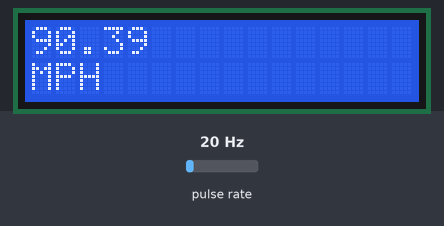
This sketch was run on a simulated Arduino Nano, built with avr-gcc and run on an emulated ATmega328P. Parts: 16×2 character LCD. Wiring (inferred from the names in the program): pulse sensor: data pin 2. The inputs (shaded band) are chosen by the test bench; at power-on: pulse rate 20 Hz. What the sketch prints to the serial monitor is not drawn.

Above: at 1.2 s.
1.3 s: pulse rate (sensor on pin 2) set to 196 Hz
At 2.9 s:
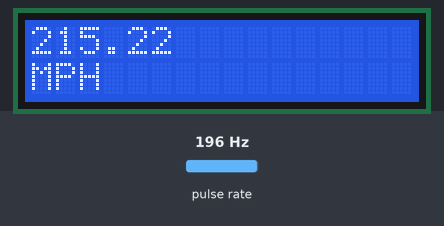
4.3 s: pulse rate (sensor on pin 2) set to 18 Hz
At 5.5 s:
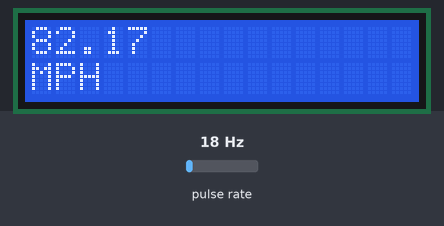
5.8 s: pulse rate (sensor on pin 2) set to 4 Hz
At 7.6 s:
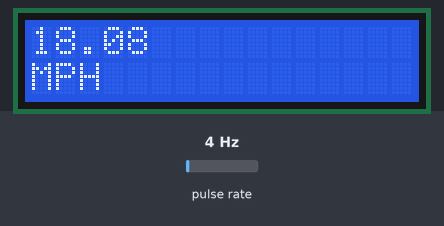
Timing chart, 0 to 9.1 s (numbered marks = the images above; inputs shaded):
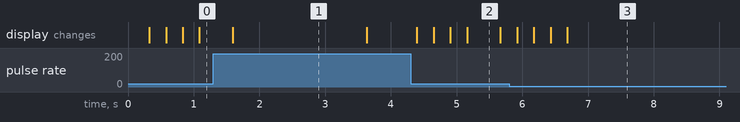

Measured:
- what the display in image 1 shows lasts 2.0 s, from 1.6 s to 3.6 s
- what the display in image 2 shows lasts 0.5 s, from 5.2 s to 5.7 s

The sketch:

spedometer.ino
```cpp
#include <LiquidCrystal.h>
LiquidCrystal lcd(7, 8, 9, 10, 11, 12);  // initialize the LCD pins, use the pins on NANO to what the LCD guide said (pic in file folder)

volatile unsigned long lastturn;
volatile float SPEED;
volatile float DIST;
float w_length = 2.02; // give in meters (UPDATE THIS VALUE)
int epsilon = .1;
float last_speed = 0.0;
char mph[] = "MPH";
char nospd[] = "Not moving...yet!";

void setup() {
  attachInterrupt(0, sens, RISING);  // hall sensor interrupt
  pinMode(3, OUTPUT);                // D3 as power source (DOUBLE CHECK THIS IS CORRECT)
  digitalWrite(3, HIGH);             // writes the pin 3 to 5V
  pinMode(2, INPUT);                  // pin 2 is the hall sensor
  lcd.begin(16, 2);                 // LCD Columns and rows
  lcd.print("Welcome Back,");       // startup message
  lcd.setCursor(0, 1);
  lcd.print("RedBull Futurist");
  Serial.begin(9600); // send and receive at 9600 baud
}

void sens() {
  if (millis() - lastturn > 20) {    // simple noise cut filter (based on fact that you will not be ride your bike more than 120 km/h =)
    SPEED = w_length / ((float)(millis() - lastturn) / 1000) * 3.6 / 1.609;   // calculate speed, converts to mph
    lastturn = millis();                                              // remember time of last revolution

}
}

void loop() {

  if ((millis() - lastturn) > 4000) {       // if there is no signal more than 2 seconds
    lcd.clear();
    lcd.setCursor(0, 0);                     // set cursor to top left
    lcd.print(nospd);

  }  else {
    lcd.clear();
    lcd.setCursor(0, 0);                     // set cursor to top left
    lcd.print(SPEED);
    lcd.setCursor(0, 4);                     // set cursor to top left
    lcd.print(mph);
    last_speed = SPEED;
    Serial.println(SPEED);
    delay(250);
    }

}
```
